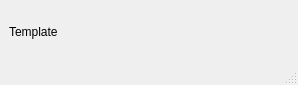
<?xml version="1.0" encoding="UTF-8"?>
<ui version="4.0">
 <class>MainWindow</class>
 <widget class="QMainWindow" name="MainWindow">
  <property name="geometry">
   <rect>
    <x>0</x>
    <y>0</y>
    <width>298</width>
    <height>85</height>
   </rect>
  </property>
  <property name="windowTitle">
   <string>MainWindow</string>
  </property>
  <widget class="QWidget" name="centralwidget">
   <layout class="QGridLayout" name="gridLayout_2">
    <item row="1" column="0">
     <layout class="QGridLayout" name="gridLayout">
      <item row="0" column="0">
       <widget class="QLabel" name="label">
        <property name="text">
         <string>Template</string>
        </property>
       </widget>
      </item>
     </layout>
    </item>
   </layout>
  </widget>
  <widget class="QMenuBar" name="menubar">
   <property name="geometry">
    <rect>
     <x>0</x>
     <y>0</y>
     <width>298</width>
     <height>22</height>
    </rect>
   </property>
  </widget>
  <widget class="QStatusBar" name="statusbar"/>
 </widget>
 <resources/>
 <connections/>
</ui>
